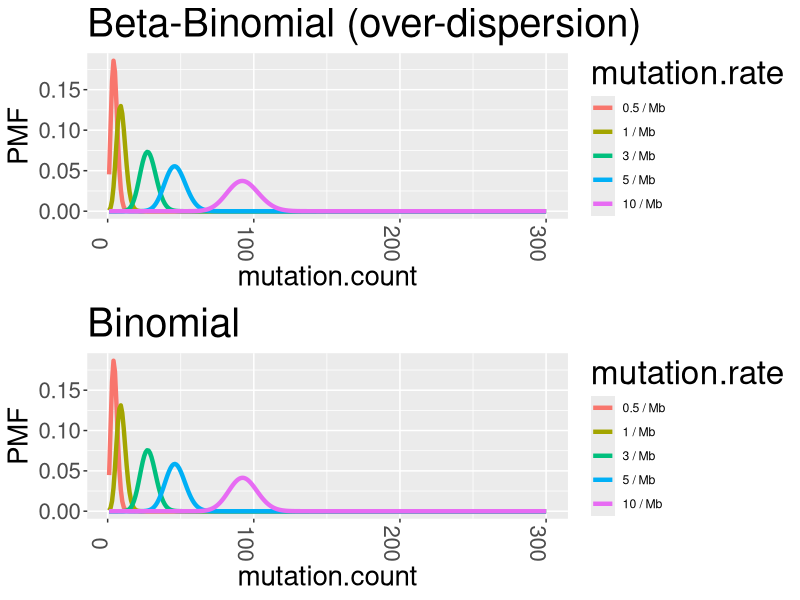
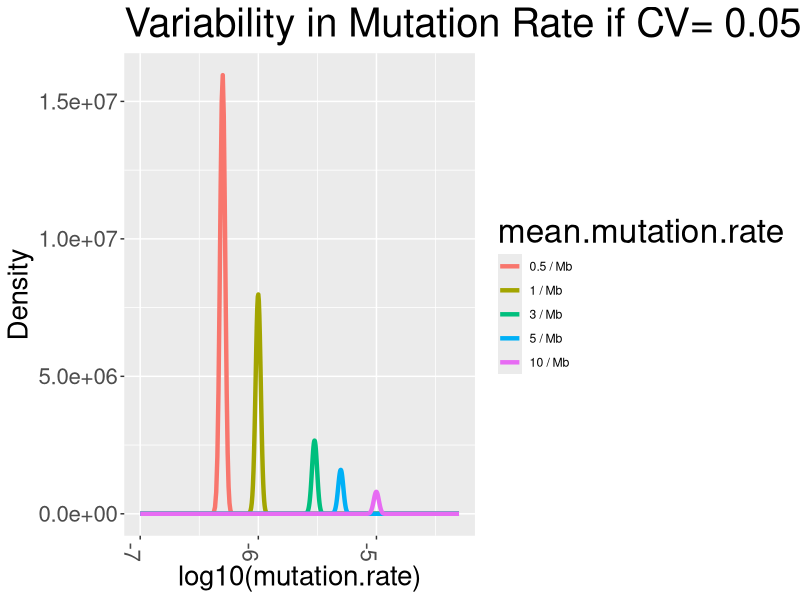

These figures' R source, in order:
# just check out curves
library(VGAM)
library(reshape2)
library(ggplot2)
library(gridExtra)
pi <- c(.5e-6, 1e-6, 3e-6, 5e-6, 10e-6)   # 2.85e-6  # used genome wide val from a run of mutsig
nonsilentFactor <- 3/4  # assume only 3/4 of mutations are non-silent like in paper
#mu = 3e-6
cv <- .05  # coefficient of variation
ab <- pi * (1-pi) / (cv*pi)^2 - 1
alpha <- pi * ab
beta <- (1-pi)*ab
L <- 1500  # same length as used in paper
Leff <- L * nonsilentFactor
numGenes <- 18500  # reasonable number of genes to assume are being tested
numSamples <- 8251  # number of samples in my data
basesAtRisk <- Leff*numSamples
z <- 1:300


myTextTheme <- theme(axis.text.x = element_text(size=16, angle=-90),
                     axis.text.y = element_text(size=16),  
                     title = element_text(size=24),
                     axis.title.x = element_text(size=20),
                     axis.title.y = element_text(size=20))  # change text size

# plot pmf of beta-binomial
mb <- 1e6
df <- data.frame(mutation.count=z)
col.names <- paste(pi*mb, "/ Mb", sep=" ")
for (i in 1:length(pi)){ 
  pmf <- dbetabinom.ab(z, basesAtRisk, alpha[i], beta[i])
  df[col.names[i]] <- pmf
}
mybbd.dist <- melt(df, 
                   id.vars=c("mutation.count"), 
                   value.name="PMF", 
                   variable.name="mutation.rate")
bbd.plot <- ggplot(data=mybbd.dist, 
                   aes(x=mutation.count, y=PMF, 
                       group=mutation.rate, color=mutation.rate)) + 
            geom_line(size=1.5) + 
            ggtitle("Beta-Binomial (over-dispersion)") + 
            myTextTheme

# binomial distribution distribution
mb <- 1e6
tmp <- data.frame(mutation.count=z)
col.names <- paste(pi*mb, "/ Mb", sep=" ")
for (i in 1:length(pi)){ 
  pmf <- dbinom(z, basesAtRisk, pi[i])
  tmp[col.names[i]] <- pmf
}
mybinom.dist <- melt(tmp, 
                     id.vars=c("mutation.count"), 
                     value.name="PMF", 
                     variable.name="mutation.rate")
binom.plot <- ggplot(data=mybinom.dist, 
                     aes(x=mutation.count, y=PMF, 
                         group=mutation.rate, color=mutation.rate)) + 
              geom_line(size=1.5) + 
              ggtitle("Binomial") + 
              myTextTheme

# plot beta-binomial and binomial PMF's
grid.arrange(bbd.plot, binom.plot, nrow=2)

# plot beta prior for each of the mutation rates
r <- seq(1e-7, 5e-5, by=1e-8)
tmp <- data.frame(mutation.rate=r)
col.names <- paste(pi*mb, "/ Mb", sep=" ")
for (i in 1:length(pi)){ 
  pmf <- dbeta(r, alpha[i], beta[i])
  tmp[col.names[i]] <- pmf
}
beta.dist <- melt(tmp, 
                  id.vars=c("mutation.rate"), 
                  value.name="Density", 
                  variable.name="mean.mutation.rate")
beta.plot <- ggplot(data=beta.dist, 
                    aes(x=log10(mutation.rate), y=Density, 
                        group=mean.mutation.rate, color=mean.mutation.rate)) + 
             geom_line(size=1.5) + 
             ggtitle(paste("Variability in Mutation Rate if CV=", cv)) + 
             myTextTheme
beta.plot
